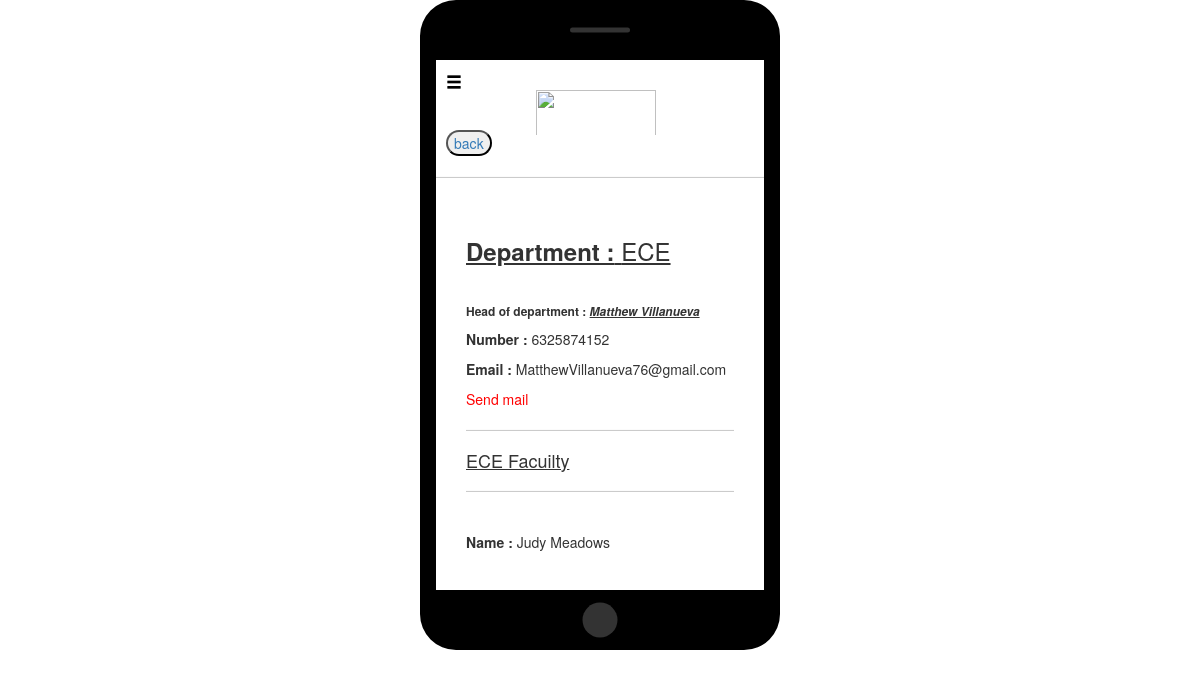
The page /ECE-Facuilty/ (signed in) on the database its author committed.
### digital/models.py (models this page shows, shortened)
class YearModel(models.Model):
	hod = models.CharField(max_length = 120)
	hod_email = models.EmailField()
	hod_pno = models.CharField(max_length=12)
	hod_dept = models.CharField(max_length=120)

class FacuiltyModel(models.Model):
	dept = 	models.CharField(max_length=120)
	f_year = models.IntegerField()
	name = models.CharField(max_length = 120)
	email = models.EmailField()
	pno = models.CharField(max_length = 12)
	def __str__(self):
		return self.name

### digital/views.py (the view)
# urls.py: url(r'^ECE-Facuilty/$', views.ece_view),
@login_required
def ece_view(request):
	hod = models.YearModel.objects.filter(hod_dept__icontains="ECE")
	ece = models.FacuiltyModel.objects.filter(dept__contains='ECE')
	return render(request,'digital/ece.html',{'ece':ece,'hod':hod})

### templates/digital/ece.html (shortened to what this page needs)
<!doctype html>
{%extends 'digital/base.html'%}
{%block base%}
	<a href="/"><button class="back">back</button></a>
	<hr>
	<div id="oupdf">
		{%for h in hod%}
		<h3><u><strong>Department :</strong> {{h.hod_dept}}</u></h3><br>
		<h6><strong>Head of department : </strong><strong><em><u>{{h.hod}}</u></em></strong></h6>
		<p><strong>Number :</strong> {{h.hod_pno}}</p>
		<p><strong>Email :</strong> {{h.hod_email}}</p>
		<a href="/Share-mail" style="color:red;">Send mail</a><hr>
	{%endfor%}
		<h4><u>ECE Facuilty</u></h4>
	{%for c in ece%}
		<hr><br><p><strong>Name : </strong>{{c}}</p>
		<a href="/Share-mail" style="color:red;">Send mail</a><br>
	{%endfor%}
	</div>
{%endblock%}

### templates/digital/base.html (style rules this page uses)
.back { margin-left:10px; border-radius:30px; }
#oupdf { margin:20px; padding:10px; margin-top:30px; }

### rows shown on the page
YearModel: hod_dept "ECE", hod "Matthew Villanueva", hod_pno "6325874152", hod_email "MatthewVillanueva76@gmail.com"
FacuiltyModel: name "Judy Meadows"
